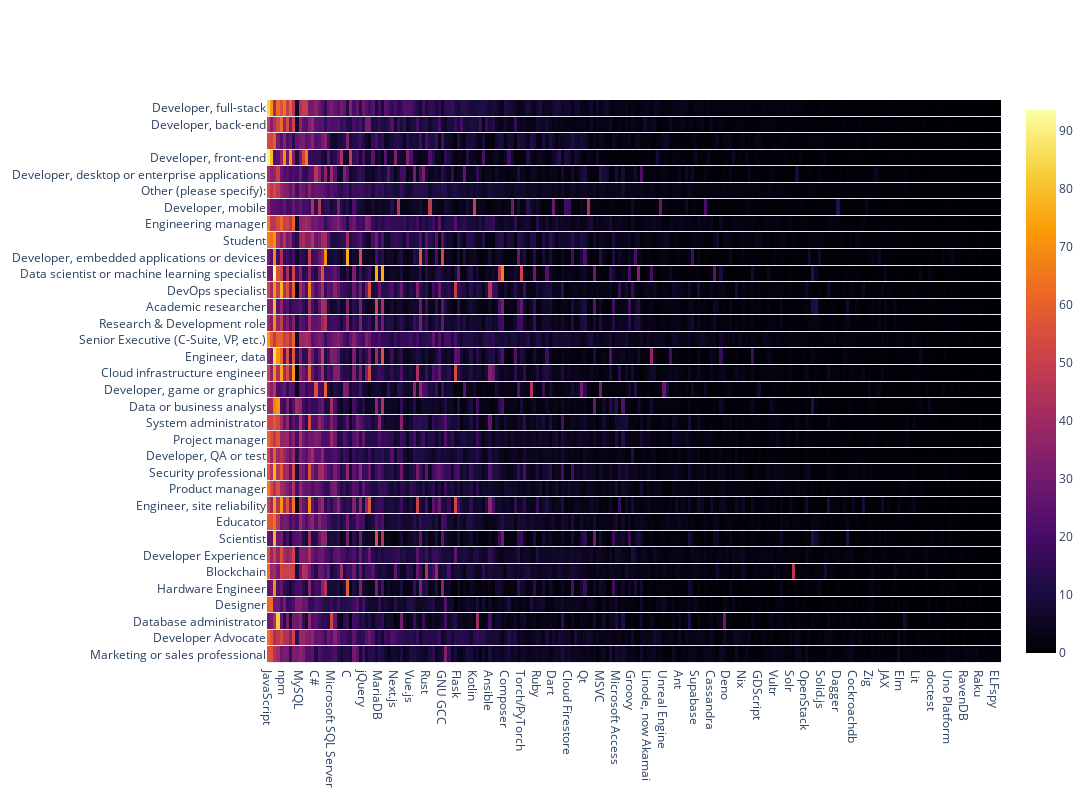

The notebook cell saved with this chart:
### Code cell
fig = go.Figure(
    data=go.Heatmap(
        z=skills,
        x=skills.columns,
        y=skills.index,
        colorscale='inferno',
        ygap=1
    )
)

fig.update_layout(width=1300, height=800)

fig.show()

### Figure 1 — Plotly figure (JSON) as saved in the notebook; plotly's stock layout.template omitted (floating-point values rounded to 4 significant figures; data arrays with more than 128 entries replaced by an {"elided": "..."} marker saying what was removed)
{"data": [{"colorscale": [[0, "#000004"], [0.1111, "#1b0c41"], [0.2222, "#4a0c6b"], [0.3333, "#781c6d"], [0.4444, "#a52c60"], [0.5556, "#cf4446"], [0.6667, "#ed6925"], [0.7778, "#fb9b06"], [0.8889, "#f7d13d"], [1, "#fcffa4"]], "type": "heatmap", "x": {"elided": "267 str values"}, "y": ["Marketing or sales professional", "Developer Advocate", "Database administrator", "Designer", "Hardware Engineer", "Blockchain", "Developer Experience", "Scientist", "Educator", "Engineer, site reliability", "Product manager", "Security professional", "Developer, QA or test", "Project manager", "System administrator", "Data or business analyst", "Developer, game or graphics", "Cloud infrastructure engineer", "Engineer, data", "Senior Executive (C-Suite, VP, etc.)", "Research & Development role", "Academic researcher", "DevOps specialist", "Data scientist or machine learning specialist", "Developer, embedded applications or devices", "Student", "Engineering manager", "Developer, mobile", "Other (please specify):", "Developer, desktop or enterprise applications", "Developer, front-end", "", "Developer, back-end", "Developer, full-stack"], "ygap": 1, "z": {"elided": "34x267 float values"}}], "layout": {"height": 800, "width": 1300}}
